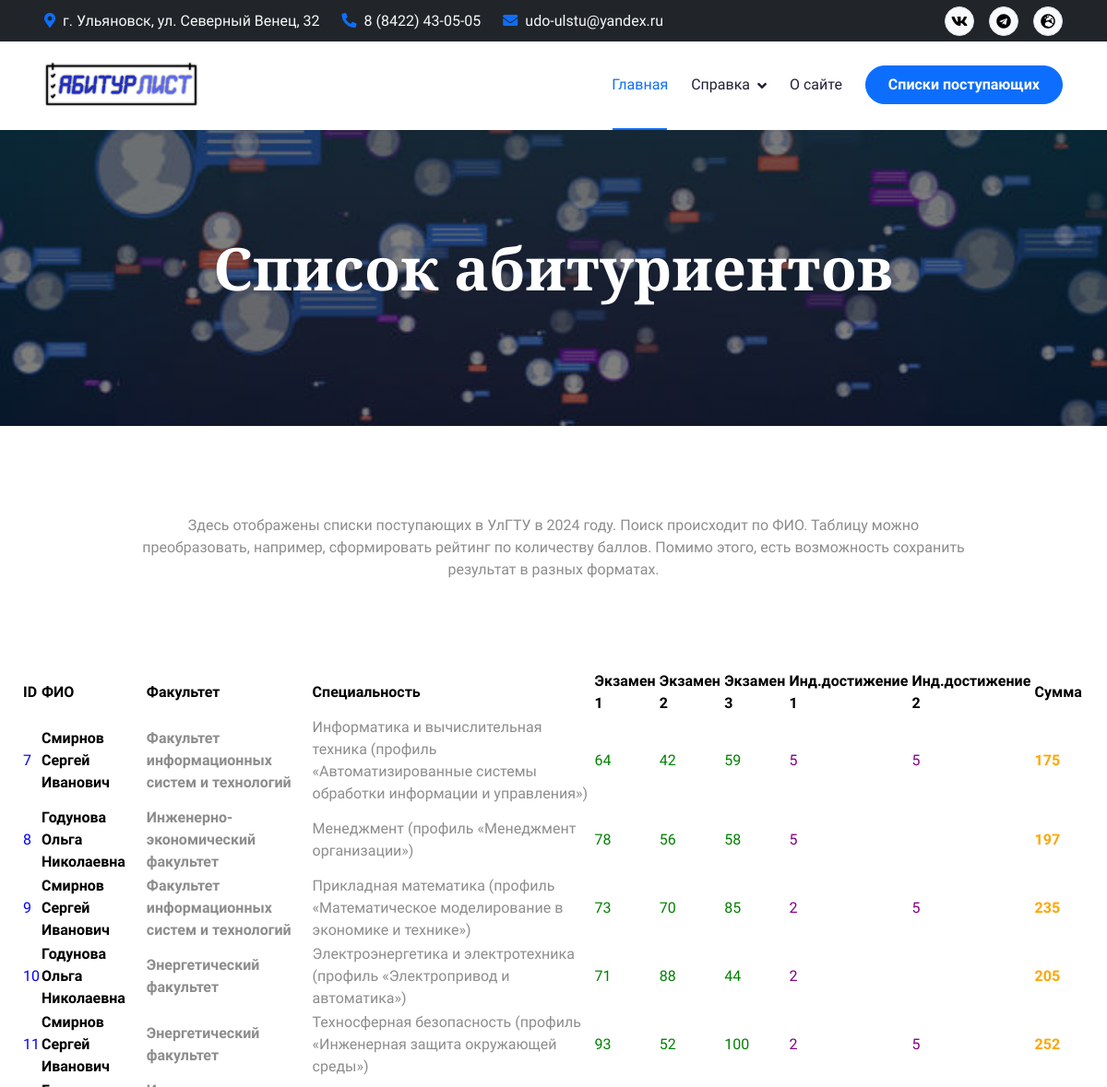
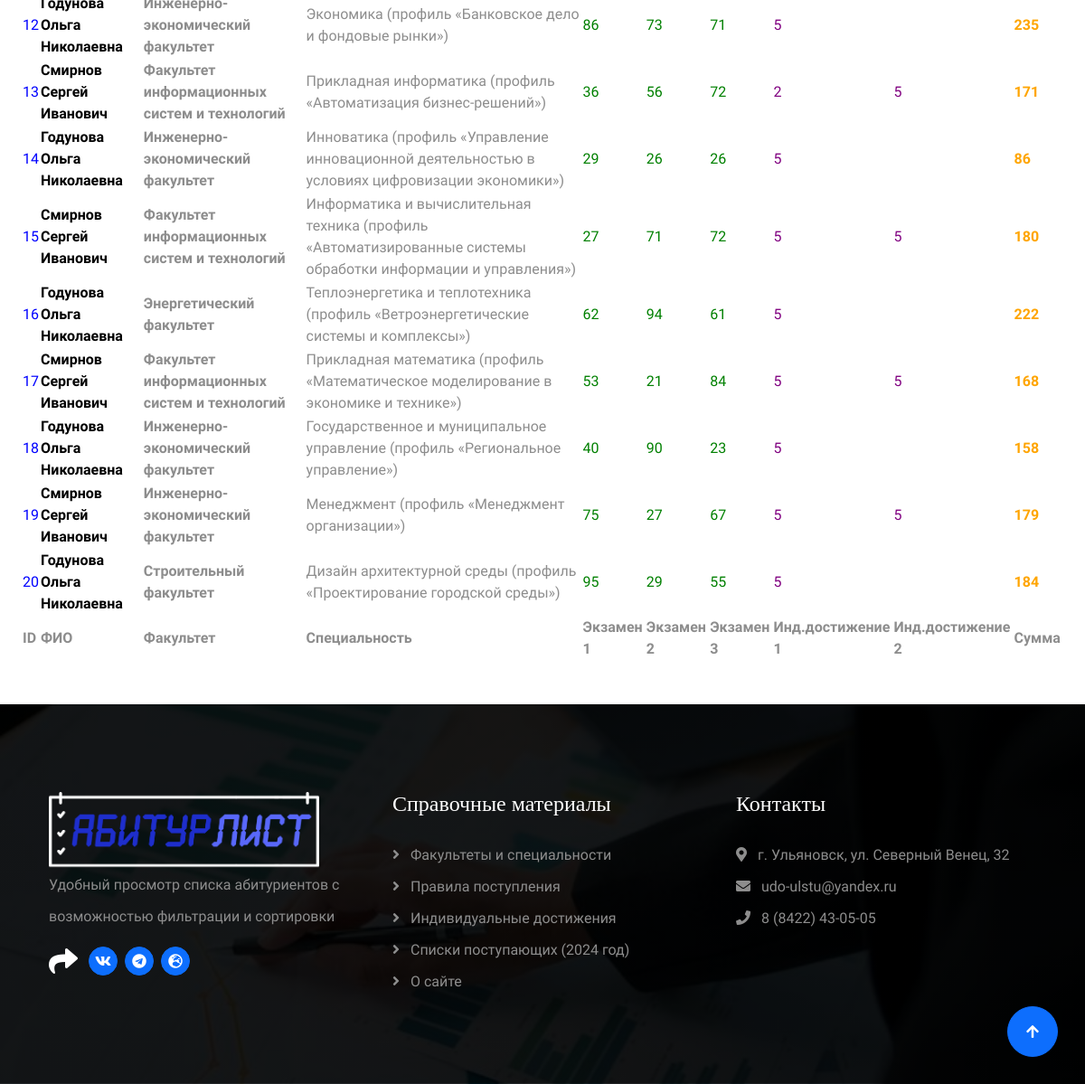
Page /applicants on the earlier database version (2 pictures, top to bottom).
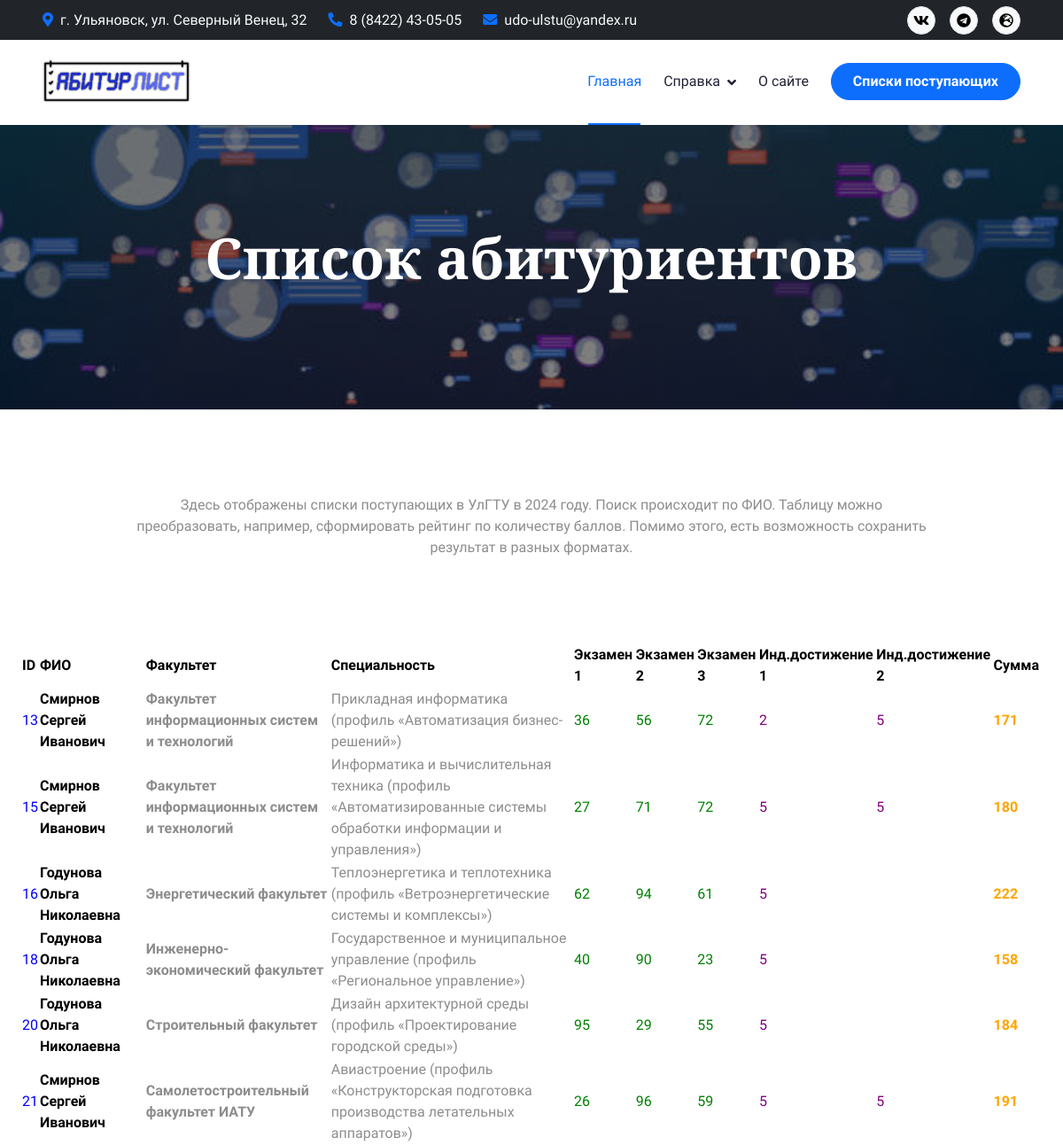
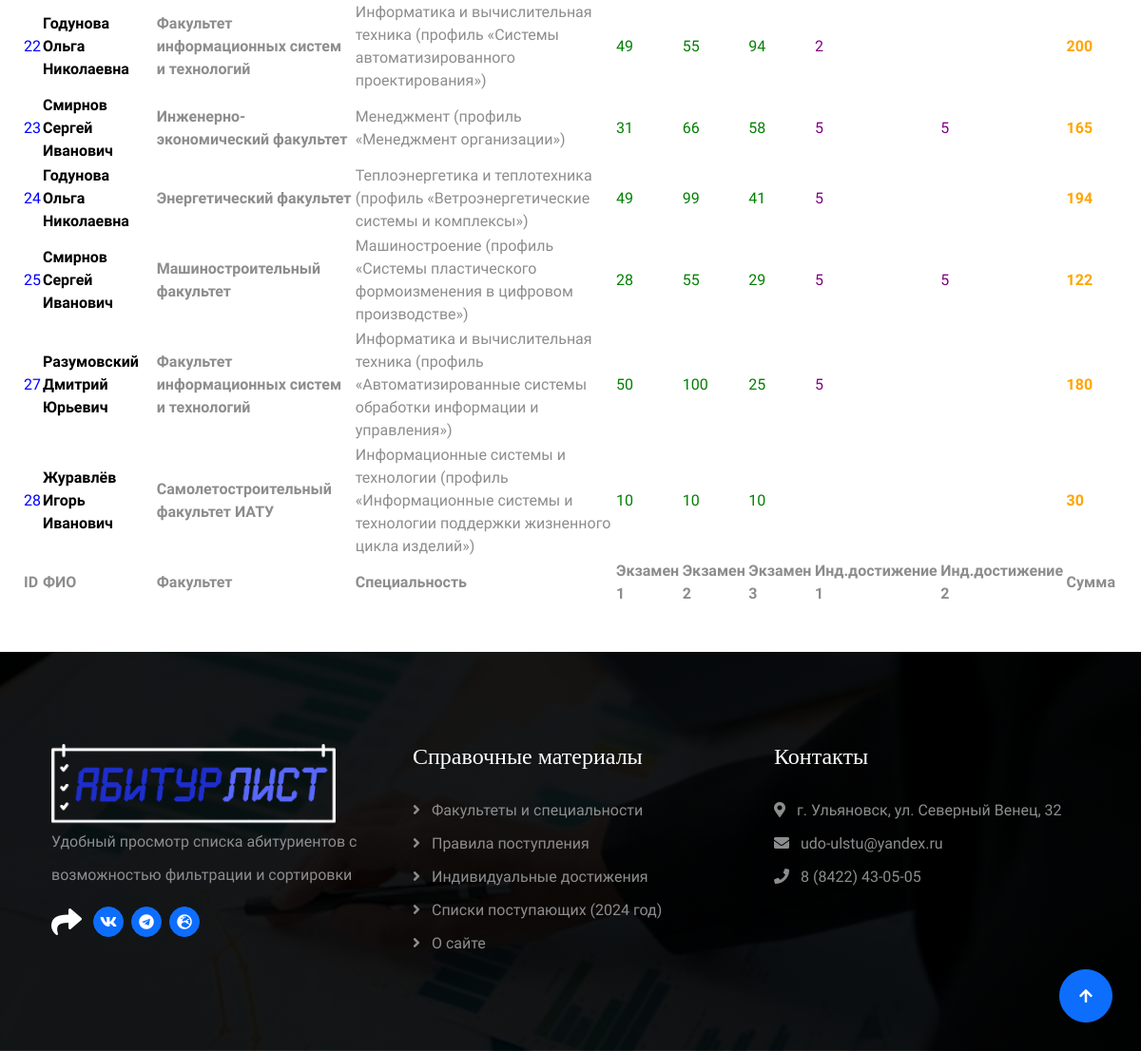
Same page on the later database version (2 pictures, top to bottom).
### web_app/models.py (models this page shows)
class Applicant(db.Model):
    __tablename__ = 'applicants'
    id = db.Column(db.Integer, primary_key=True)
    fullname = db.Column(db.String(500), nullable=False)
    ege1 = db.Column(db.Integer, nullable=False)
    ege2 = db.Column(db.Integer, nullable=False)
    ege3 = db.Column(db.Integer, nullable=False)
    specialty_id = db.Column(db.Integer, db.ForeignKey('specialties.id'), nullable=False)
    individualachievements1_id = db.mapped_column(db.Integer, db.ForeignKey('individualachievementss.id'), nullable=True)
    individualachievements2_id = db.mapped_column(db.Integer, db.ForeignKey('individualachievementss.id'), nullable=True)
    specialty = db.relationship('Specialty')
    individualachievements1 = db.relationship('IndividualAchievements', foreign_keys=[individualachievements1_id])
    individualachievements2 = db.relationship('IndividualAchievements', foreign_keys=[individualachievements2_id])

class Faculty(db.Model):
    __tablename__ = 'faculties'
    id = db.Column(db.Integer, primary_key=True)
    name = db.Column(db.String(500), nullable=False, unique=True)
    site_link = db.Column(db.String(500), nullable=True, unique=True)
    specialties = db.relationship('Specialty', back_populates='faculty')

class Specialty(db.Model):
    __tablename__ = 'specialties'
    id = db.Column(db.Integer, primary_key=True)
    name = db.Column(db.String(500), nullable=False)
    profile = db.Column(db.String(500))
    number = db.Column(db.String(15), nullable=False)
    faculty_id = db.Column(db.Integer, db.ForeignKey('faculties.id'), nullable=False)
    faculty = db.relationship('Faculty', back_populates='specialties')

class IndividualAchievements(db.Model):
    __tablename__ = 'individualachievementss'
    id = db.Column(db.Integer, primary_key=True)
    name = db.Column(db.String(500), nullable=False)
    score = db.Column(db.Integer, nullable=False)

### web_app/views.py (the view)
@app.route('/applicants', methods=['GET', 'POST'])
def applicants():
    applicants = Applicant.query.all()
    return render_template('applicants.html', applicants=applicants)

### web_app/templates/applicants.html (shortened to what this page needs)
{% extends 'base.html' %}
{% block content %}
        <div class="container-fluid bg-breadcrumb">
            <div class="container text-center py-5" style="max-width: 900px;">
                <h1 class="text-white display-3 mb-4 wow fadeInDown" data-wow-delay="0.1s">Список абитуриентов</h1>
            </div>
        </div>
        <div class="container-fluid blog py-5">
            <div class="container py-5">
                <div class="section-title mb-5 wow fadeInUp" data-wow-delay="0.1s" style="visibility: visible; animation-delay: 0.1s; animation-name: fadeInUp;">
                    <p class="mb-0">Здесь отображены списки поступающих в УлГТУ в 2024 году. Поиск происходит по ФИО.
                        Таблицу можно преобразовать,  например, сформировать рейтинг по количеству баллов.
                        Помимо этого, есть возможность сохранить результат в разных форматах.
                    </p>
                </div>
            </div>
            <table class="display" id="table_results" width="100%">
                <thead style="color:black">
                    <th>ID</th>
                    <th>ФИО</th>
                    <th>Факультет</th>
                    <th>Специальность</th>
                    <th align="center">Экзамен 1</th>
                    <th align="center">Экзамен 2</th>
                    <th align="center">Экзамен 3</th>
                    <th>Инд.достижение 1</th>
                    <th>Инд.достижение 2</th>
                    <th>Сумма</th>
                    <th class="no-sort"></th>
                </thead>
                <tbody>
                    {% for a in applicants %}
                      <tr>
                          <td style="color:blue">{{ a.id }}</td>
                          <td style="color:black"><b>{{ a.fullname }}</b></td>
                          <td><b>{{ a.specialty.faculty.name }}</b></td>
                          <td>{{ a.specialty.name }} (профиль «{{ a.specialty.profile }}»)</td>
                          <td style="color:green">{{ a.ege1 }}</td>
                          <td style="color:green">{{ a.ege2 }}</td>
                          <td style="color:green">{{ a.ege3 }}</td>
                          <td style="color:purple">{{ a.individualachievements1.score }}</td>
                          <td style="color:purple">{{ a.individualachievements2.score }}</td>
                          {% if a.individualachievements1 and not a.individualachievements2 %}
                            <td style="color:orange"><b>{{ a.ege1 + a.ege2 + a.ege3 + a.individualachievements1.score|int }}</b></td>
                          {% elif a.individualachievements2 and not a.individualachievements1 %}
                            <td style="color:orange"><b>{{ a.ege1 + a.ege2 + a.ege3 + a.individualachievements2.score|int }}</b></td>
                          {% elif a.individualachievements1 and a.individualachievements2 %}
                            <td style="color:orange"><b>{{ a.ege1 + a.ege2 + a.ege3 + a.individualachievements1.score + a.individualachievements2.score }}</b></td>
                          {% else %}
                            <td style="color:orange"><b>{{ a.ege1 + a.ege2 + a.ege3 }}</b></td>
                          {% endif %}
                          <td>
                          </td>
                      </tr>
                    {% endfor %}
                </tbody>
                <tfoot>
                    <th>ID</th>
                    <th>ФИО</th>
                    <th>Факультет</th>
                    <th>Специальность</th>
                    <th>Экзамен 1</th>
                    <th>Экзамен 2</th>
                    <th>Экзамен 3</th>
                    <th>Инд.достижение 1</th>
                    <th>Инд.достижение 2</th>
                    <th>Сумма</th>
                    <th class="no-sort"></th>
                </tfoot>
            </table>
        </div>
{% endblock %}

### web_app/templates/base.html (shortened to what this page needs)
<!DOCTYPE html>
<html lang="ru">
    <head>
        <link href="https://cdn.jsdelivr.net/npm/bootstrap@5.3.3/dist/css/bootstrap.min.css" rel="stylesheet">
        <link rel="stylesheet" href="https://cdn.datatables.net/1.10.23/css/jquery.dataTables.min.css">
        <link rel="stylesheet" href="https://cdn.datatables.net/buttons/3.0.1/css/buttons.dataTables.css">
        <link rel="stylesheet" href="https://use.fontawesome.com/releases/v5.15.4/css/all.css"/>
        <link href="https://cdn.jsdelivr.net/npm/bootstrap-icons@1.4.1/font/bootstrap-icons.css" rel="stylesheet">
        <link href="{{ url_for('static', filename='lib/animate/animate.min.css') }}" rel="stylesheet">
        <link href="{{ url_for('static', filename='lib/owlcarousel/assets/owl.carousel.min.css') }}" rel="stylesheet">
        <link href="{{ url_for('static', filename='css/alertify.css') }}" rel="stylesheet">
        <link href="{{ url_for('static', filename='css/bootstrap.min.css') }}" rel="stylesheet">
        <link href="{{ url_for('static', filename='css/style.css') }}" rel="stylesheet">
    </head>
    <body>
        <div class="container-fluid bg-dark px-5 d-none d-lg-block">
            <div class="row gx-0 align-items-center" style="height: 45px;">
                <div class="col-lg-8 text-center text-lg-start mb-lg-0">
                    <div class="d-flex flex-wrap">
                        <a href="https://yandex.ru/maps/195/ulyanovsk/house/ulitsa_severny_venets_32k2/YEEYdQ9oT0UBQFtufX90cnlnYA==/?ll=48.388606%2C54.353544&z=15" target="_blank" class="text-light me-4"><i class="fas fa-map-marker-alt text-primary me-2"></i>г. Ульяновск, ул. Северный Венец, 32</a>
                        <a href="javascript:;" class="text-light me-4" onclick="copyString(event)"><i class="fas fa-phone-alt text-primary me-2"></i>8 (8422) 43-05-05</a>
                        <a href="javascript:;" class="text-light me-0" onclick="copyString(event)"><i class="fas fa-envelope text-primary me-2"></i>udo-ulstu@yandex.ru</a>
                    </div>
                </div>
                <div class="col-lg-4 text-center text-lg-end">
                    <div class="d-flex align-items-center justify-content-end">
                        <a href="https://vk.com/ulstu73" target="_blank" class="btn btn-light btn-square border rounded-circle nav-fill me-3"><i class="fab fa-vk"></i></a>
                        <a href="https://t.me/ulstu73" target="_blank" class="btn btn-light btn-square border rounded-circle nav-fill me-3"><i class="fab fa-telegram"></i></a>
                        <a href="https://ulstu.ru/" target="_blank" class="btn btn-light btn-square border rounded-circle nav-fill me-0"><i class="fas fa-globe-europe"></i></a>
                    </div>
                </div>
            </div>
        </div>
        <div class="container-fluid position-relative p-0">
            <nav class="navbar navbar-expand-lg navbar-light bg-white px-4 px-lg-5 py-3 py-lg-0">
                <a href="{{ url_for('home') }}" class="navbar-brand p-0">
                    <img src="{{ url_for('static', filename='img/logo.png') }}" alt="Logo">
                </a>
                <div class="collapse navbar-collapse" id="navbarCollapse">
                    <div class="navbar-nav ms-auto py-0">
                        <a href="{{ url_for('home') }}" class="nav-item nav-link active">Главная</a>
                        <div class="nav-item dropdown">
                            <a href="#" class="nav-link dropdown-toggle" data-bs-toggle="dropdown">Справка</a>
                        </div>
                        <a href="{{ url_for('about') }}" class="nav-item nav-link">О сайте</a>
                    </div>
                    <a href="{{ url_for('applicants') }}" class="btn btn-primary rounded-pill text-white py-2 px-4 flex-wrap flex-sm-shrink-0">Списки поступающих</a>
                </div>
            </nav>
        {% block content %}{% endblock %}
        </div>
        <div class="container-fluid footer py-5 wow fadeIn" data-wow-delay="0.2s">
            <div class="container py-5">
                <div class="row g-5">
                    <div class="col-md-6 col-lg-6 col-xl-4">
                        <div class="footer-item d-flex flex-column">
                            <img src="{{ url_for('static', filename='img/logo_white.png') }}" alt="Logo" style="width:90%">
                            <p>Удобный просмотр списка абитуриентов с возможностью фильтрации и сортировки
                            </p>
                            <div class="d-flex align-items-center">
                                <i class="fas fa-share fa-2x text-white me-2"></i>
                                <a class="btn-square btn btn-primary text-white rounded-circle mx-1" href="https://vk.com/ulstu73" target="_blank"><i class="fab fa-vk"></i></a>
                                <a class="btn-square btn btn-primary text-white rounded-circle mx-1" href="https://t.me/ulstu73" target="_blank"><i class="fab fa-telegram"></i></a>
                                <a class="btn-square btn btn-primary text-white rounded-circle mx-1" href="https://ulstu.ru/" target="_blank"><i class="fas fa-globe-europe"></i></a>
                            </div>
                        </div>
                    </div>
                    <div class="col-md-6 col-lg-6 col-xl-4">
                        <div class="footer-item d-flex flex-column">
                            <h4 class="mb-4 text-white">Справочные материалы</h4>
                            <a href="{{ url_for('faculties') }}"><i class="fas fa-angle-right me-2"></i> Факультеты и специальности</a>
                            <a href="https://ulstu.ru/news/1929/" target="_blank"><i class="fas fa-angle-right me-2"></i> Правила поступления</a>
                            <a href="{{ url_for('individual_achievements') }}"><i class="fas fa-angle-right me-2"></i> Индивидуальные достижения</a>
                            <a href="{{ url_for('applicants') }}"><i class="fas fa-angle-right me-2"></i> Списки поступающих (2024 год)</a>
                            <a href="{{ url_for('about') }}"><i class="fas fa-angle-right me-2"></i> О сайте</a>
                        </div>
                    </div>
                    <div class="col-md-6 col-lg-6 col-xl-4">
                        <div class="footer-item d-flex flex-column">
                            <h4 class="mb-4 text-white">Контакты</h4>
                            <a href="https://yandex.ru/maps/195/ulyanovsk/house/ulitsa_severny_venets_32k2/YEEYdQ9oT0UBQFtufX90cnlnYA==/?ll=48.388606%2C54.353544&z=15" target="_blank"><i class="fa fa-map-marker-alt me-2"></i> г. Ульяновск, ул. Северный Венец, 32</a>
                            <a href="javascript:;" onclick="copyString(event)"><i class="fas fa-envelope me-2"></i> udo-ulstu@yandex.ru</a>
                            <a href="javascript:;" onclick="copyString(event)"><i class="fas fa-phone me-2"></i> 8 (8422) 43-05-05</a>
                        </div>
                    </div>
                </div>
            </div>
        </div>
        <a href="#" class="btn btn-primary btn-lg-square back-to-top"><i class="fa fa-arrow-up"></i></a>
    </body>
</html>

Differences in the rows shown:
removed Applicant: id "7", fullname "Смирнов Сергей Иванович", specialty.faculty.name "Факультет информационных систем и технологий", specialty.name "Информатика и вычислительная техника", specialty.profile "Автоматизированные системы обработки информации и управления", ege1 "64", ege2 "42", ege3 "59", individualachievements1.score "5", individualachievements2.score "5", ege1+ege2+ege3 "175"
removed Applicant: id "8", fullname "Годунова Ольга Николаевна", specialty.faculty.name "Инженерно-экономический факультет", specialty.name "Менеджмент", specialty.profile "Менеджмент организации", ege1 "78", ege2 "56", ege3 "58", individualachievements1.score "5", ege1+ege2+ege3 "197"
removed Applicant: id "9", fullname "Смирнов Сергей Иванович", specialty.faculty.name "Факультет информационных систем и технологий", specialty.name "Прикладная математика", specialty.profile "Математическое моделирование в экономике и технике", ege1 "73", ege2 "70", ege3 "85", individualachievements1.score "2", individualachievements2.score "5", ege1+ege2+ege3 "235"
removed Applicant: id "10", fullname "Годунова Ольга Николаевна", specialty.faculty.name "Энергетический факультет", specialty.name "Электроэнергетика и электротехника", specialty.profile "Электропривод и автоматика", ege1 "71", ege2 "88", ege3 "44", individualachievements1.score "2", ege1+ege2+ege3 "205"
removed Applicant: id "11", fullname "Смирнов Сергей Иванович", specialty.faculty.name "Энергетический факультет", specialty.name "Техносферная безопасность", specialty.profile "Инженерная защита окружающей среды", ege1 "93", ege2 "52", ege3 "100", individualachievements1.score "2", individualachievements2.score "5", ege1+ege2+ege3 "252"
removed Applicant: id "12", fullname "Годунова Ольга Николаевна", specialty.faculty.name "Инженерно-экономический факультет", specialty.name "Экономика", specialty.profile "Банковское дело и фондовые рынки", ege1 "86", ege2 "73", ege3 "71", individualachievements1.score "5", ege1+ege2+ege3 "235"
removed Applicant: id "14", fullname "Годунова Ольга Николаевна", specialty.faculty.name "Инженерно-экономический факультет", specialty.name "Инноватика", specialty.profile "Управление инновационной деятельностью в условиях цифровизации экономики", ege1 "29", ege2 "26", ege3 "26", individualachievements1.score "5", ege1+ege2+ege3 "86"
removed Applicant: id "17", fullname "Смирнов Сергей Иванович", specialty.faculty.name "Факультет информационных систем и технологий", specialty.name "Прикладная математика", specialty.profile "Математическое моделирование в экономике и технике", ege1 "53", ege2 "21", ege3 "84", individualachievements1.score "5", individualachievements2.score "5", ege1+ege2+ege3 "168"
removed Applicant: id "19", fullname "Смирнов Сергей Иванович", specialty.faculty.name "Инженерно-экономический факультет", specialty.name "Менеджмент", specialty.profile "Менеджмент организации", ege1 "75", ege2 "27", ege3 "67", individualachievements1.score "5", individualachievements2.score "5", ege1+ege2+ege3 "179"
added Applicant: id "21", fullname "Смирнов Сергей Иванович", specialty.faculty.name "Самолетостроительный факультет ИАТУ", specialty.name "Авиастроение", specialty.profile "Конструкторская подготовка производства летательных аппаратов", ege1 "26", ege2 "96", ege3 "59", individualachievements1.score "5", individualachievements2.score "5", ege1+ege2+ege3 "191"
added Applicant: id "22", fullname "Годунова Ольга Николаевна", specialty.faculty.name "Факультет информационных систем и технологий", specialty.name "Информатика и вычислительная техника", specialty.profile "Системы автоматизированного проектирования", ege1 "49", ege2 "55", ege3 "94", individualachievements1.score "2", ege1+ege2+ege3 "200"
added Applicant: id "23", fullname "Смирнов Сергей Иванович", specialty.faculty.name "Инженерно-экономический факультет", specialty.name "Менеджмент", specialty.profile "Менеджмент организации", ege1 "31", ege2 "66", ege3 "58", individualachievements1.score "5", individualachievements2.score "5", ege1+ege2+ege3 "165"
added Applicant: id "24", fullname "Годунова Ольга Николаевна", specialty.faculty.name "Энергетический факультет", specialty.name "Теплоэнергетика и теплотехника", specialty.profile "Ветроэнергетические системы и комплексы", ege1 "49", ege2 "99", ege3 "41", individualachievements1.score "5", ege1+ege2+ege3 "194"
added Applicant: id "25", fullname "Смирнов Сергей Иванович", specialty.faculty.name "Машиностроительный факультет", specialty.name "Машиностроение", specialty.profile "Системы пластического формоизменения в цифровом производстве", ege1 "28", ege2 "55", ege3 "29", individualachievements1.score "5", individualachievements2.score "5", ege1+ege2+ege3 "122"
added Applicant: id "27", fullname "Разумовский Дмитрий Юрьевич", specialty.faculty.name "Факультет информационных систем и технологий", specialty.name "Информатика и вычислительная техника", specialty.profile "Автоматизированные системы обработки информации и управления", ege1 "50", ege2 "100", ege3 "25", individualachievements1.score "5", ege1+ege2+ege3 "180"
added Applicant: id "28", fullname "Журавлёв Игорь Иванович", specialty.faculty.name "Самолетостроительный факультет ИАТУ", specialty.name "Информационные системы и технологии", specialty.profile "Информационные системы и технологии поддержки жизненного цикла изделий", ege1 "10", ege2 "10", ege3 "10", a.ege1+a.ege2+a.ege3 "30"
